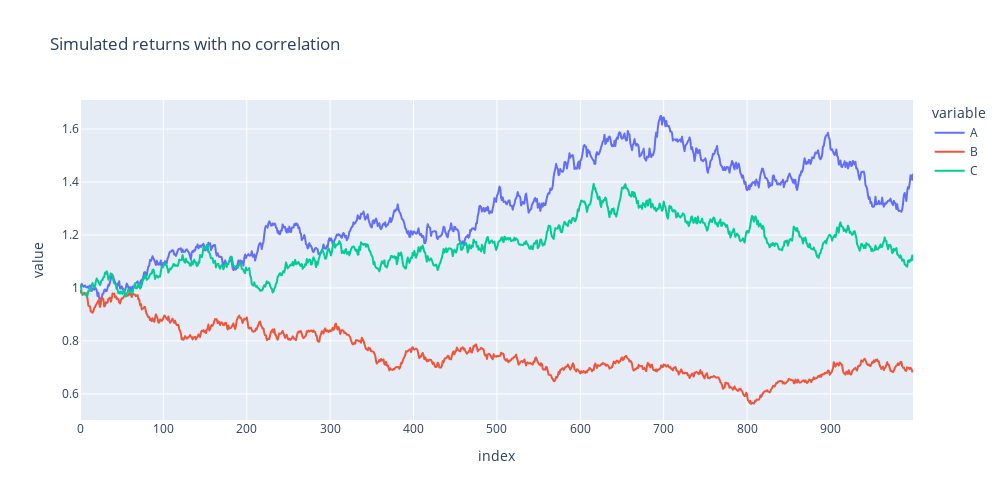

The notebook cell this image was saved under:
### Code cell
sim_cum_rets_plot_no_corr = px.line((1+no_corr_data).cumprod(), title='Simulated returns with no correlation', width=1000, height=500)
sim_cum_rets_plot_no_corr.show()

### Figure 1 — Plotly figure (JSON) as saved in the notebook; plotly's stock layout.template omitted (floating-point values rounded to 4 significant figures; data arrays with more than 128 entries replaced by an {"elided": "..."} marker saying what was removed)
{"data": [{"hovertemplate": "variable=A<br>index=%{x}<br>value=%{y}<extra></extra>", "legendgroup": "A", "line": {"color": "#636efa", "dash": "solid"}, "marker": {"symbol": "circle"}, "mode": "lines", "name": "A", "showlegend": true, "type": "scattergl", "x": {"elided": "1000 int values"}, "xaxis": "x", "y": {"elided": "1000 float values"}, "yaxis": "y"}, {"hovertemplate": "variable=B<br>index=%{x}<br>value=%{y}<extra></extra>", "legendgroup": "B", "line": {"color": "#EF553B", "dash": "solid"}, "marker": {"symbol": "circle"}, "mode": "lines", "name": "B", "showlegend": true, "type": "scattergl", "x": {"elided": "1000 int values"}, "xaxis": "x", "y": {"elided": "1000 float values"}, "yaxis": "y"}, {"hovertemplate": "variable=C<br>index=%{x}<br>value=%{y}<extra></extra>", "legendgroup": "C", "line": {"color": "#00cc96", "dash": "solid"}, "marker": {"symbol": "circle"}, "mode": "lines", "name": "C", "showlegend": true, "type": "scattergl", "x": {"elided": "1000 int values"}, "xaxis": "x", "y": {"elided": "1000 float values"}, "yaxis": "y"}], "layout": {"height": 500, "legend": {"title": {"text": "variable"}, "tracegroupgap": 0}, "title": {"text": "Simulated returns with no correlation"}, "width": 1000, "xaxis": {"anchor": "y", "domain": [0, 1], "title": {"text": "index"}}, "yaxis": {"anchor": "x", "domain": [0, 1], "title": {"text": "value"}}}}
